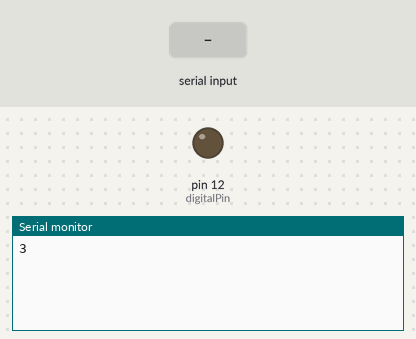
A program run on a simulated Arduino Uno, built with avr-gcc and run on an emulated ATmega328P. Parts: output pins drawn as LEDs (lit = HIGH), the last lines printed to the serial monitor. The test bench sets the inputs (shaded band).

Above: at 1.2 s.
1.3 s: "led on\n" received over Serial
At 2.5 s:
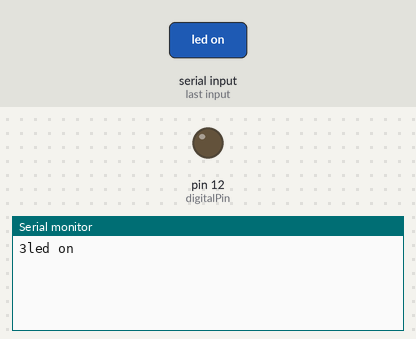
2.8 s: "led off\n" received over Serial
At 3.6 s:
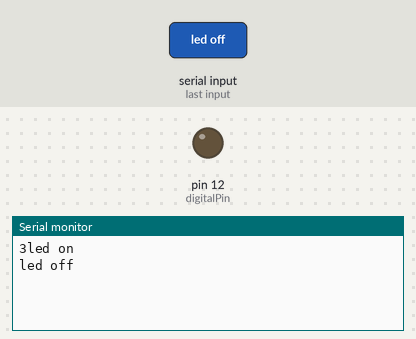

Measured:
- after the input at 1.3 s, the serial monitor: prints a new line at once (image 1)
- after the input at 2.8 s, the serial monitor: prints a new line at once (image 2)

The program:

main.cpp
```cpp
#include "mystdio.h"
#include "ledd.h"

Mystdio io;
Ledd *ledd = new Ledd(12);

void setup() {
  Serial.begin(19200);
  printf("3\r");
}

void loop() {
  String command = io.readStr();

  if(command.length()) {
    if(command == "led on") {
      ledd->turnOn();
      printf("LED is on\r");
    } else
    if(command == "led off") {
      ledd->turnOff();
      printf("LED is off\r");
    }
  }
}
```

ledd.h
```cpp
#ifndef LEDD_HEADER
#define LEDD_HEADER

#include <Arduino.h>

class Ledd {
  private:
    int digitalPin;
    bool on;

  public:
    Ledd(int digitalPin);
    void turnOn();
    void turnOff();
    bool isOn();
};

#endif
```

mystdio.h
```cpp
#ifndef MUSTDIO_HEADER
#define MUSTDIO_HEADER

#include <stdio.h>
#include <Arduino.h>

static FILE *f;

enum StreamIO { SERIALIO, KEYPADIO, LCDIO };

class Mystdio {
  private:
    static int putCharSerial(char c, FILE *stream);
    static char getCharSerial(FILE *stream);


  public:
    Mystdio();
    String readStr();
    void writeStr(String str);
    void open(StreamIO streamIo);
};

#endif
```

ledd.cpp
```cpp
#include "ledd.h"

Ledd::Ledd(int digitalPin) {
  this->digitalPin = 12;
  pinMode(this->digitalPin, OUTPUT);
  this->on = false;
}

bool Ledd::isOn() {
  return this->on;
}

void Ledd::turnOn() {
  digitalWrite(this->digitalPin, HIGH);
  this->on = true;
}

void Ledd::turnOff() {
  digitalWrite(this->digitalPin, LOW);
  this->on = false;
}
```

mystdio.cpp
```cpp
#include "mystdio.h"

String Mystdio::readStr() {
  char c;
  String str;
  do {
    scanf("%c", &c);
    if(c != 0 && c != '\r'){
      str.concat(c);
    }
  }while(c != '\r');

  return str;
}

void Mystdio::writeStr(String str) {
  for(int i = 0; i < str.length(); i++) {
    printf("%c", str[i]);
  }
}

static int Mystdio::putCharSerial(char c, FILE *stream)
{
    Serial.write(c) ;
    return 0 ;
}

static char Mystdio::getCharSerial(FILE *stream)
{
    char c;
    while(!Serial.available()) {}
    c = Serial.read();
    printf("%c", c);
    return c;
}


void Mystdio::open(StreamIO streamIo) {
  if(streamIo == SERIALIO) {
    f = fdevopen(Mystdio::putCharSerial, Mystdio::getCharSerial);
  } else if(streamIo == KEYPADIO) {

  } else if(streamIo == LCDIO) {

  }
  stdout = f;
  stdin = f;
}

Mystdio::Mystdio() {
  f = fdevopen(Mystdio::putCharSerial, Mystdio::getCharSerial);
  stdout = f;
  stdin = f;
}
```
